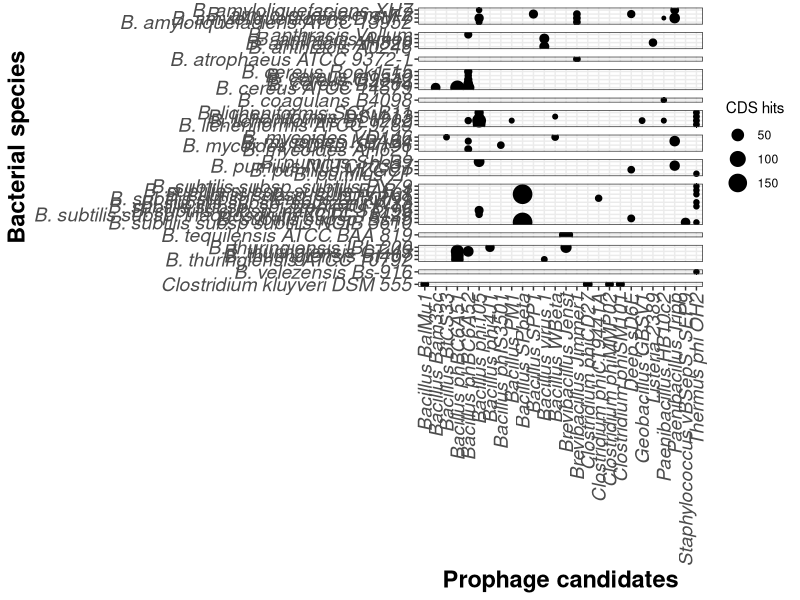

The R source for this figure:
## ---- chunk 1
knitr::opts_chunk$set(cache=TRUE,  comment= " ")
knitr::write_bib(c(.packages(), "knitr", "rmarkdown", "tidyverse"), "packages.bib")
## ---- chunk 2
library(tidyverse) 
library(magrittr)
library(readxl) 
library(rmarkdown)
library(knitr)
## ---- chunk 3
df <- read_excel("Data/2020-09-13_PHASTER-raw.xlsx")
df %<>% mutate_at(vars(e_value), ~ as.numeric(as.character(.)))
df %<>% mutate_at(vars(species,completeness, genome), ~ as_factor(.))

kable(df[1:5,])
## ---- chunk 4
by_completeness <- df %>%
  filter(hit_number == 1) %>% 
  group_by(species,genome) %>%
  summarise(
    Incomplete = sum(str_count(completeness, "Incomplete")),
    Questionable = sum(str_count(completeness, "Questionable")),
    Intact = sum(str_count(completeness, "Intact"))
  )

#write_tsv(x = by_completeness, path = "Data/completeness_raw-01.tsv")

kable(by_completeness[1:5,])
## ---- chunk 5
by_species_total <- df %>%
  group_by(species, genome) %>%
  summarise("Total prophage proteins" = sum(str_count(blast_hit, "PHAGE")))

#write_tsv(x = by_species_total, path = "Data/total-proteins_raw-01.tsv")

kable(by_species_total[1:5,])
## ---- chunk 6

intact_phages <- df %>%
  filter(completeness %in% c("Intact") & blast_hit %in% str_subset(blast_hit, "^PHAGE")) %>%
  mutate(Candidate = as.factor(str_extract(blast_hit, "[:graph:]+(?=:)")), region = as.factor(region)) %>%
  mutate(Candidate = str_remove(Candidate, "PHAGE_"),
         Candidate = str_replace(Candidate, "_", " "),
         Candidate = str_replace(Candidate, "Bacill", "Bacillus"),
         Candidate = str_replace(Candidate, "Brevib", "Brevibacillus"),
         Candidate = str_replace(Candidate, "Clostr", "Clostridium"),
         Candidate = str_replace(Candidate, "Thermu", "Thermus phi"),
         Candidate = str_replace(Candidate, "Paenib", "Paenibacillus"),
         Candidate = str_replace(Candidate, "Bacillus 1", "Bacillus virus 1"),
         Candidate = str_replace(Candidate, "Lister", "Listeria"),
         Candidate = str_replace(Candidate, "Geobac", "Geobacillus"),
         Candidate = str_replace(Candidate, "Staphy", "Staphylococcus"),
         ) %>%
  mutate(species = str_replace(species,"Bacillus", "B.")) %>% 
  separate(Candidate, c("Candidate", "Phage_NC_ID"), sep = "_NC_") %>%
  mutate(Candidate = str_remove(Candidate, "_")) %>% 
  select(species, score, region, Candidate, Phage_NC_ID) %>% 
  group_by(species, Candidate, region, score, Phage_NC_ID) %>% 
  summarise(
    CDS_hits = length(Candidate)
  ) %>% 
  group_by(species, region) %>% 
  filter(CDS_hits == max(CDS_hits)) %>% 
  mutate(Epithet = as_factor(word(species,2)))

write_tsv(x = intact_phages, path = "Data/intact-phages_raw-01.tsv")

kable(intact_phages[1:5,])
## ---- chunk 7

intact_phages %>%
  as_tibble() %>%
  mutate(Species = species) %>%
  select(Species, Candidate, CDS_hits, Epithet) %>%
  pivot_wider(names_from = "Candidate", values_from = "CDS_hits", values_fill = 0, values_fn = sum) %>%
  pivot_longer(cols = -c(Species, Epithet), names_to = "Candidates", values_to = "CDS hits") %>%
  filter(`CDS hits`>1) %>% 
  ggplot(aes(Candidates, Species, size = `CDS hits`)) +
  geom_point() +
  facet_grid(rows = vars(Epithet), scales = "free", space = "free") +
  theme_bw() +
  theme(axis.text.x = element_text(angle = 90, vjust = 0.5, hjust = 1, size = 14, face = "italic"),
        axis.text.y = element_text(size = 14, face = "italic"),
        axis.title.x = element_text(size = 17, face = "bold"),
        axis.title.y = element_text(size = 17, face = "bold"),
        strip.background = element_blank(),
        strip.text = element_blank(),
        legend.position = "right"
        ) +
  labs(x = "Prophage candidates",
       y = "Bacterial species"
  )
